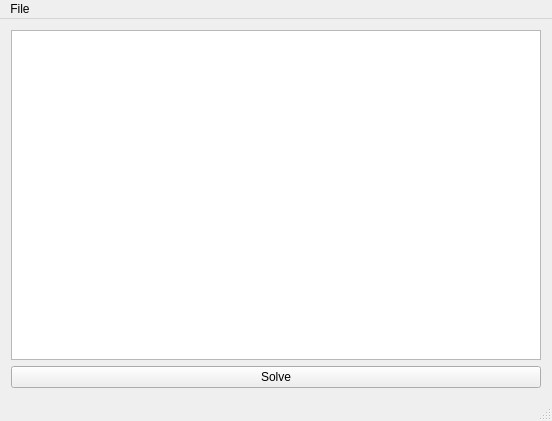
<?xml version="1.0" encoding="UTF-8"?>
<ui version="4.0">
 <class>MainWindow</class>
 <widget class="QMainWindow" name="MainWindow">
  <property name="geometry">
   <rect>
    <x>0</x>
    <y>0</y>
    <width>552</width>
    <height>421</height>
   </rect>
  </property>
  <property name="windowTitle">
   <string>MainWindow</string>
  </property>
  <widget class="QWidget" name="centralWidget">
   <layout class="QGridLayout" name="gridLayout_2">
    <item row="0" column="0">
     <widget class="QTableView" name="tableView">
      <property name="sizePolicy">
       <sizepolicy hsizetype="Preferred" vsizetype="Preferred">
        <horstretch>0</horstretch>
        <verstretch>0</verstretch>
       </sizepolicy>
      </property>
      <property name="minimumSize">
       <size>
        <width>530</width>
        <height>0</height>
       </size>
      </property>
     </widget>
    </item>
    <item row="1" column="0">
     <widget class="QPushButton" name="solveButton">
      <property name="text">
       <string>Solve</string>
      </property>
     </widget>
    </item>
   </layout>
  </widget>
  <widget class="QMenuBar" name="menuBar">
   <property name="geometry">
    <rect>
     <x>0</x>
     <y>0</y>
     <width>552</width>
     <height>25</height>
    </rect>
   </property>
   <widget class="QMenu" name="menuChoose_problem">
    <property name="title">
     <string>File</string>
    </property>
    <addaction name="actionChoose_problem"/>
    <addaction name="separator"/>
    <addaction name="actionAdd_solver"/>
   </widget>
   <addaction name="menuChoose_problem"/>
  </widget>
  <widget class="QStatusBar" name="statusBar"/>
  <action name="actionChoose_problem">
   <property name="text">
    <string>Choose problem</string>
   </property>
  </action>
  <action name="actionAdd_solver">
   <property name="text">
    <string>Add solver</string>
   </property>
  </action>
 </widget>
 <layoutdefault spacing="6" margin="11"/>
 <resources/>
 <connections/>
</ui>
